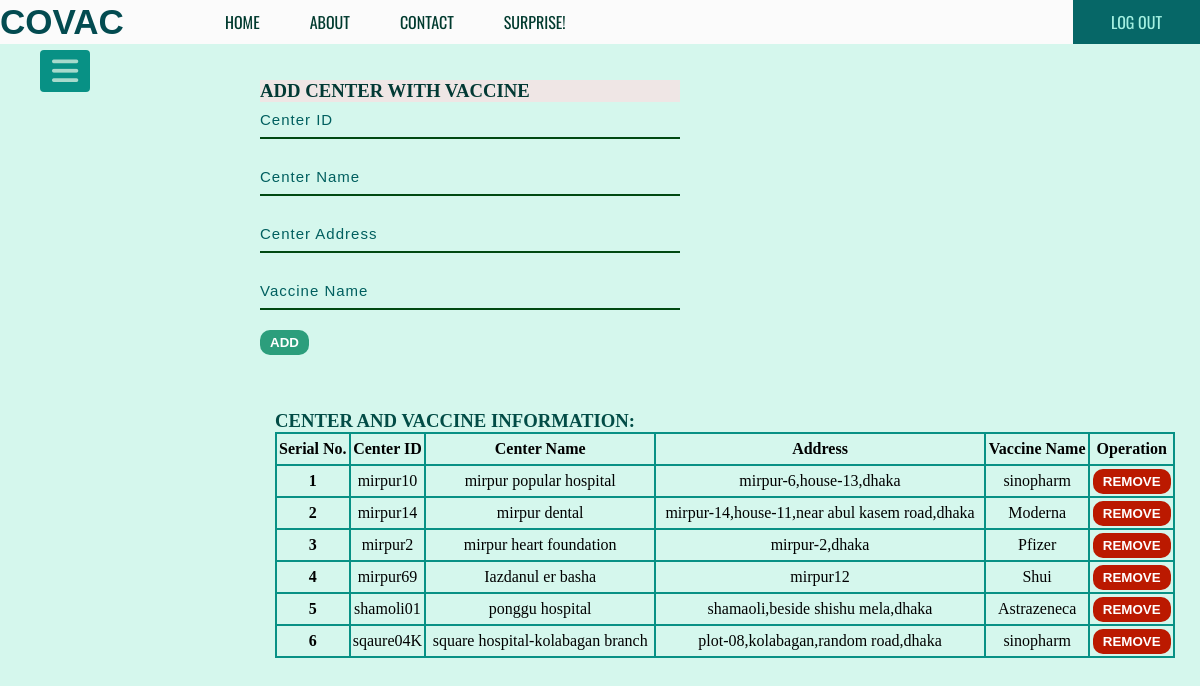
Page /center.php (signed in) on the committed database.
### tables this page shows
CREATE TABLE `vaccineinfo` (
  `centerID` varchar(50) NOT NULL,
  `vaccineName` varchar(50) NOT NULL
);

CREATE TABLE `vaccinecenter` (
  `centerID` varchar(50) NOT NULL,
  `name` varchar(50) NOT NULL,
  `address` varchar(50) NOT NULL
);

### center.php (the view, shortened to what this page needs)
<?php include "db_connection.php"; ?>
<!DOCTYPE html>
<html lang="en">
<head>
    <link href="CSS/niloy.css" rel="stylesheet" type="text/css" />
</head>
<body>
    <div class="main2">
        <div class="navbar">
            <div class="icon">
                <h2 class="logo">COVAC</h2>
            </div>
            <div class="menu">
                <ul class="navi">
                    <li class="navilist"><a href="admin.php">HOME</a></li>
                    <li class="navilist"><a href="about.php">ABOUT</a></li>
                    <li class="navilist"><a href="contact.php">CONTACT</a></li>
                    <li class="navilist">
                        <a href="https://www.youtube.com/watch?v=xvFZjo5PgG0">SURPRISE!</a>
                    </li>
                </ul>
            </div>
            <div class="righty"><a href="logout.php">LOG OUT</a></div>
        </div>
        <label for="check">
            <i class="fas fa-bars" id="checker"></i>
        </label>
        <div class="infoupdate">
            <form class="forminfoupdate" method="post">
                <h3>ADD CENTER WITH VACCINE</h3>
                <input type="text" name="centerID" placeholder="Center ID" required />
                <input type="text" name="name" placeholder="Center Name" required />
                <input type="text" name="address" placeholder="Center Address" required />
                <input type="text" name="vaccineName" placeholder="Vaccine Name" required />
                <button class="btn1" name="submit"><a>ADD</a></button>
            </form>
        </div>
        <div class="tablecontainer" id="welcomenai">
            <h3>CENTER AND VACCINE INFORMATION:</h3>
            <table class="table1">
                <thead>
                    <tr>
                        <th>Serial No.</th>
                        <th>Center ID</th>
                        <th>Center Name</th>
                        <th>Address</th>
                        <th>Vaccine Name</th>
                        <th>Operation</th>
                    </tr>
                </thead>
                <tbody>
                    <?php
                    $sql = "SELECT vc.centerID, vc.name, vc.address, vi.vaccineName
                                FROM vaccinecenter vc, vaccineinfo vi
                                WHERE vc.centerID = vi.centerID";
                    $result = mysqli_query($db_connection, $sql);
                    if ($result) {
                        while ($row = mysqli_fetch_assoc($result)) {
                            $serial++;
                            $centerID = $row['centerID'];
                            $name = $row['name'];
                            $address = $row['address'];
                            $vaccineName = $row['vaccineName'];
                            echo '<tr>
                              <th>' . $serial . '</th>
                              <td>' . $centerID . '</td>
                              <td>' . $name . '</td>
                              <td>' . $address . '</td>
                              <td>' . $vaccineName . '</td>
                              <td><button class="btn1" id="remove""><a href="deletecenter.php?deleteid=' . $centerID . '">REMOVE</a></button></td>
                          </tr>';
                        }
                    }
                    ?>
                </tbody>
            </table>
        </div>
    </div>
</body>
</html>

### CSS/niloy.css (style rules this page uses)
* { margin: 0; padding: 0; }
.navbar { width: 100%; height: 44px; background-color: rgba(251, 251, 251, 1.0); margin-right: auto; margin-left: auto; max-width: 100%; min-width: 1000px; position: fixed; }
.icon { width: 200px; float: left; height: 70px; }
.logo { color: rgb(3, 75, 80); font-size: 35px; font-family: Arial; padding-left: 0px; padding-top: 2px; float: left; }
.menu { width: 400px; float: left; height: 70px; }
.navi { list-style-type: none; margin: 0; padding: 0; display: flex; }
.navilist { float: left; position: relative; }
.navilist a { display: flex; color: rgb(0, 58, 46); text-align: center; padding: 10px 25px; text-decoration: none; font-family: 'Oswald', sans-serif; }
.righty { font-family: 'Oswald', sans-serif; padding: 10px 30px; color: rgb(164, 240, 225); float: right; background: rgb(6, 103, 103); }
.righty a { display: flex; color: rgb(164, 240, 225); text-align: center; padding: 0px 8px; text-decoration: none; font-family: 'Oswald', sans-serif; }
::placeholder { color: azure; }
body { background-color: rgba(152, 235, 210, 0.4); }
.main2 { width: 100%; background-position:center; background-size:cover; background-attachment: fixed; background-repeat: no-repeat; height: 170vh; display: flex; flex-direction: column; align-items:center; }
label #checker, label #canceler { position: absolute; cursor: pointer; background: #089185; border-radius: 4px; }
label #checker { left: 40px; top: 25px; font-size: 30px; color: #a7dacc; padding: 6px 12px; margin-top: 25px; transition: all .5s ease; position: fixed; }
.tablecontainer { margin-top: 40px; }
.table1, th, td { border: 2px solid; text-align: center; height: 30px; border-color: #089185; }
.table1 { width: 900px; margin-left: 250px; border-collapse: collapse; }
.tablecontainer h3 { margin-left: 250px; color: #024c46; }
.btn1 { background-color: #2c9e7c; color: rgb(219, 224, 226); border: none; padding: 5px 10px; border-radius: 10px; cursor: pointer; transition: 0.4s ease; font-weight: bolder; }
.btn1 a { text-decoration: none; color: #ffffff; }
#welcomenai { margin-top: 55px; }
.forminfoupdate { margin-top: 80px; align-items: baseline; margin-right: 260px; }
.forminfoupdate ::placeholder { color: rgb(0, 95, 95); }
.forminfoupdate input { width: 420px; height: 35px; display: block; background: transparent; border-bottom: 2px solid #004912; border-top: none; border-right: none; border-left: none; color: rgb(0, 0, 0); font-size: 15px; letter-spacing: 1px; margin-bottom: 20px; font-family: sans-serif; }
.forminfoupdate h3 { color: #023934; background-color: #efe6e5; }
#remove { background-color: #bb1900; color: white; width: min-content; }

### rows in the picture
vaccineinfo: centerID.centerID "mirpur10", centerID.name "mirpur popular hospital", centerID.address "mirpur-6,house-13,dhaka", vaccineName "sinopharm"
vaccineinfo: centerID.centerID "mirpur14", centerID.name "mirpur dental", centerID.address "mirpur-14,house-11,near abul kasem road,dhaka", vaccineName "Moderna"
vaccineinfo: centerID.centerID "mirpur2", centerID.name "mirpur heart foundation", centerID.address "mirpur-2,dhaka", vaccineName "Pfizer"
vaccineinfo: centerID.centerID "mirpur69", centerID.name "Iazdanul er basha", centerID.address "mirpur12", vaccineName "Shui"
vaccineinfo: centerID.centerID "shamoli01", centerID.name "ponggu hospital", centerID.address "shamaoli,beside shishu mela,dhaka", vaccineName "Astrazeneca"
vaccineinfo: centerID.centerID "sqaure04K", centerID.name "square hospital-kolabagan branch", centerID.address "plot-08,kolabagan,random road,dhaka", vaccineName "sinopharm"
